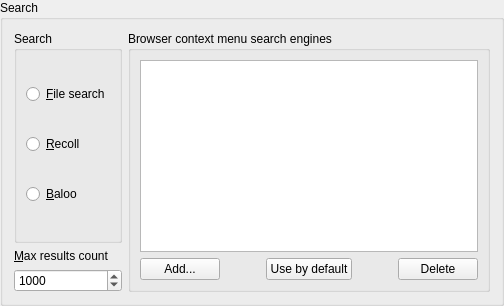
        <widget class="QGroupBox" name="groupBoxSearch">
         <property name="title">
          <string>Search</string>
         </property>
         <layout class="QHBoxLayout" name="horizontalLayout_40">
          <item>
           <layout class="QVBoxLayout" name="verticalLayout_32">
            <item>
             <widget class="QGroupBox" name="groupBox_8">
              <property name="sizePolicy">
               <sizepolicy hsizetype="Preferred" vsizetype="Expanding">
                <horstretch>0</horstretch>
                <verstretch>0</verstretch>
               </sizepolicy>
              </property>
              <property name="title">
               <string>Search</string>
              </property>
              <layout class="QVBoxLayout" name="verticalLayout_4">
               <item>
                <widget class="QRadioButton" name="radioSearchNone">
                 <property name="text">
                  <string>&amp;File search</string>
                 </property>
                </widget>
               </item>
               <item>
                <widget class="QRadioButton" name="radioSearchRecoll">
                 <property name="text">
                  <string>&amp;Recoll</string>
                 </property>
                </widget>
               </item>
               <item>
                <widget class="QRadioButton" name="radioSearchBaloo5">
                 <property name="text">
                  <string>&amp;Baloo</string>
                 </property>
                </widget>
               </item>
              </layout>
             </widget>
            </item>
            <item>
             <layout class="QVBoxLayout" name="verticalLayout_26">
              <item>
               <widget class="QLabel" name="label_5">
                <property name="text">
                 <string>&amp;Max results count</string>
                </property>
                <property name="buddy">
                 <cstring>spinMaxLimit</cstring>
                </property>
               </widget>
              </item>
              <item>
               <widget class="QSpinBox" name="spinMaxLimit">
                <property name="minimum">
                 <number>50</number>
                </property>
                <property name="maximum">
                 <number>100000</number>
                </property>
                <property name="singleStep">
                 <number>50</number>
                </property>
                <property name="value">
                 <number>1000</number>
                </property>
               </widget>
              </item>
             </layout>
            </item>
           </layout>
          </item>
          <item>
           <widget class="QGroupBox" name="groupBox_5">
            <property name="title">
             <string>Browser context menu search engines</string>
            </property>
            <layout class="QVBoxLayout" name="verticalLayout_12">
             <item>
              <widget class="QListWidget" name="listSearch">
               <property name="selectionMode">
                <enum>QAbstractItemView::ExtendedSelection</enum>
               </property>
              </widget>
             </item>
             <item>
              <layout class="QHBoxLayout" name="horizontalLayout_21">
               <item>
                <widget class="QPushButton" name="buttonAddSearch">
                 <property name="text">
                  <string>Add...</string>
                 </property>
                </widget>
               </item>
               <item>
                <spacer name="horizontalSpacer_8">
                 <property name="orientation">
                  <enum>Qt::Horizontal</enum>
                 </property>
                 <property name="sizeHint" stdset="0">
                  <size>
                   <width>40</width>
                   <height>20</height>
                  </size>
                 </property>
                </spacer>
               </item>
               <item>
                <widget class="QPushButton" name="buttonDefaultSearch">
                 <property name="text">
                  <string>Use by default</string>
                 </property>
                </widget>
               </item>
               <item>
                <spacer name="horizontalSpacer_5">
                 <property name="orientation">
                  <enum>Qt::Horizontal</enum>
                 </property>
                 <property name="sizeHint" stdset="0">
                  <size>
                   <width>40</width>
                   <height>20</height>
                  </size>
                 </property>
                </spacer>
               </item>
               <item>
                <widget class="QPushButton" name="buttonDelSearch">
                 <property name="text">
                  <string>Delete</string>
                 </property>
                </widget>
               </item>
              </layout>
             </item>
            </layout>
           </widget>
          </item>
         </layout>
        </widget>
